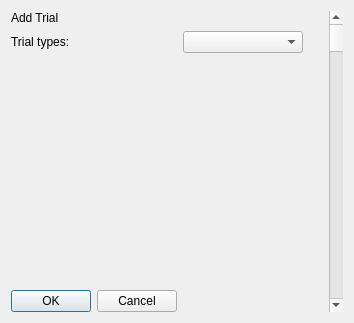
<?xml version="1.0" encoding="UTF-8"?>
<ui version="4.0">
 <class>Dialog</class>
 <widget class="QDialog" name="Dialog">
  <property name="geometry">
   <rect>
    <x>0</x>
    <y>0</y>
    <width>354</width>
    <height>323</height>
   </rect>
  </property>
  <property name="windowTitle">
   <string>Dialog</string>
  </property>
  <layout class="QGridLayout" name="main_gridLayout">
   <item row="0" column="0">
    <layout class="QGridLayout" name="central_gridLayout" columnstretch="1,1,0,0">
     <item row="2" column="2">
      <spacer name="verticalSpacer">
       <property name="orientation">
        <enum>Qt::Vertical</enum>
       </property>
       <property name="sizeHint" stdset="0">
        <size>
         <width>20</width>
         <height>50</height>
        </size>
       </property>
      </spacer>
     </item>
     <item row="1" column="0">
      <widget class="QLabel" name="trial_types_label">
       <property name="styleSheet">
        <string notr="true">font: 12pt &quot;Gabriola&quot;;</string>
       </property>
       <property name="text">
        <string>Trial types: </string>
       </property>
      </widget>
     </item>
     <item row="1" column="1">
      <widget class="QComboBox" name="trial_types_comboBox"/>
     </item>
     <item row="0" column="0" colspan="2">
      <widget class="QLabel" name="add_trial_label">
       <property name="styleSheet">
        <string notr="true">font: 22pt &quot;Gabriola&quot;;</string>
       </property>
       <property name="text">
        <string>Add Trial</string>
       </property>
      </widget>
     </item>
     <item row="3" column="0">
      <widget class="QDialogButtonBox" name="buttonBox">
       <property name="orientation">
        <enum>Qt::Horizontal</enum>
       </property>
       <property name="standardButtons">
        <set>QDialogButtonBox::Cancel|QDialogButtonBox::Ok</set>
       </property>
      </widget>
     </item>
     <item row="0" column="3" rowspan="4">
      <widget class="QScrollBar" name="verticalScrollBar">
       <property name="orientation">
        <enum>Qt::Vertical</enum>
       </property>
      </widget>
     </item>
     <item row="2" column="0" colspan="2">
      <layout class="QFormLayout" name="formLayout"/>
     </item>
    </layout>
   </item>
  </layout>
 </widget>
 <resources/>
 <connections>
  <connection>
   <sender>buttonBox</sender>
   <signal>accepted()</signal>
   <receiver>Dialog</receiver>
   <slot>accept()</slot>
   <hints>
    <hint type="sourcelabel">
     <x>248</x>
     <y>254</y>
    </hint>
    <hint type="destinationlabel">
     <x>157</x>
     <y>274</y>
    </hint>
   </hints>
  </connection>
  <connection>
   <sender>buttonBox</sender>
   <signal>rejected()</signal>
   <receiver>Dialog</receiver>
   <slot>reject()</slot>
   <hints>
    <hint type="sourcelabel">
     <x>316</x>
     <y>260</y>
    </hint>
    <hint type="destinationlabel">
     <x>286</x>
     <y>274</y>
    </hint>
   </hints>
  </connection>
 </connections>
</ui>
